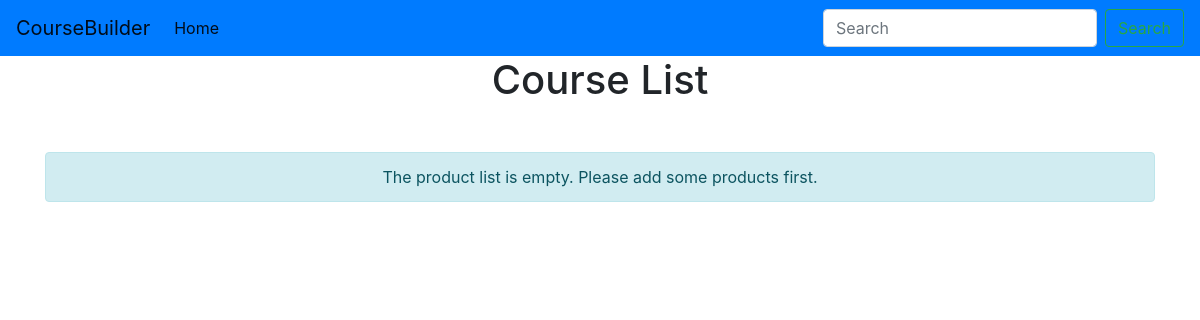
Before: / with the older database file.
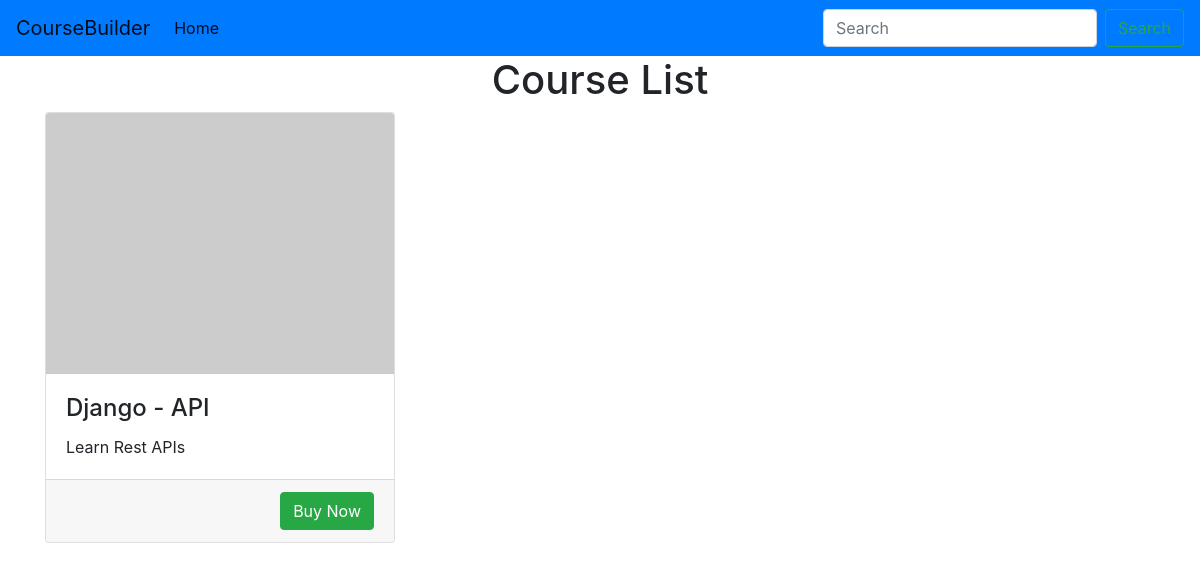
After: the same page with the newer database file.
### payments/models.py (models this page shows)
class Product(models.Model):
    id = models.BigAutoField(
        primary_key=True
    )
    name = models.CharField(
        max_length=70,
        verbose_name='Product Name'
    )
    description = models.TextField(
        max_length=800,
        verbose_name='Description'
    )
    price = models.FloatField(
        verbose_name='Price',
        validators=[
            validators.MinValueValidator(50),
            validators.MaxValueValidator(100000)
        ]
    )

### payments/views.py (the view)
# urls.py: path('', ProductListView.as_view(), name='home'),
class ProductListView(ListView):
    model = Product
    template_name = "payments/product_list.html"
    context_object_name = 'product_list'

### payments/templates/payments/product_list.html
{% extends 'payments/base.html' %}
{% block content %}
    <h1 class="text-center">Course List</h1>
    <div class="container">
        {% if product_list %}
            <div class="row">
                {% for p in product_list %}
                    <div class="col-sm-4">
                        <div class="card">
                            <img class="card-img-top" src="https://dummyimage.com/200x150.jpg?text={{ p.name }}" alt="">
                            <div class="card-body">
                                <h4 class="card-title">{{ p.name }}</h4>
                                <p class="card-text">{{ p.description }}</p>
                            </div>
                            <div class="card-footer d-flex">
                                <a href="{% url 'payments:detail' id=p.id %}" class="btn btn-success ml-auto">Buy Now</a>
                            </div>
                        </div>
                    </div>
                {% endfor %}
            </div>
        {% else %}
            <div class="alert alert-info text-center mt-5">
                The product list is empty. Please add some products first.
            </div>
        {% endif %}
    </div>
{% endblock content %}

### payments/templates/payments/base.html (shortened to what this page needs)
<!doctype html>
<html lang="en">
<head>
    <link rel="stylesheet" href="https://stackpath.bootstrapcdn.com/bootstrap/4.3.1/css/bootstrap.min.css"
>
</head>
<body>
{% include 'payments/navbar.html' %}
{% block content %}
{% endblock content %}
</body>
</html>

### payments/templates/payments/navbar.html (shortened to what this page needs)
<nav class="navbar navbar-expand-sm navbar-light bg-primary">
    <a class="navbar-brand" href="#">CourseBuilder</a>
    <div class="collapse navbar-collapse" id="collapsibleNavId">
        <ul class="navbar-nav mr-auto mt-2 mt-lg-0">
            <li class="nav-item active">
                <a class="nav-link" href="{% url 'payments:home' %}">Home</a>
            </li>
        </ul>
        <form class="form-inline my-2 my-lg-0">
            <input class="form-control mr-sm-2" type="text" placeholder="Search">
            <button class="btn btn-outline-success my-2 my-sm-0" type="submit">Search</button>
        </form>
    </div>
</nav>

Changed rows visible on the page:
added Product: name "Django - API", description "Learn Rest APIs"
Other visible differences:
text no longer shown: "The product list is empty. Please add some products first."
